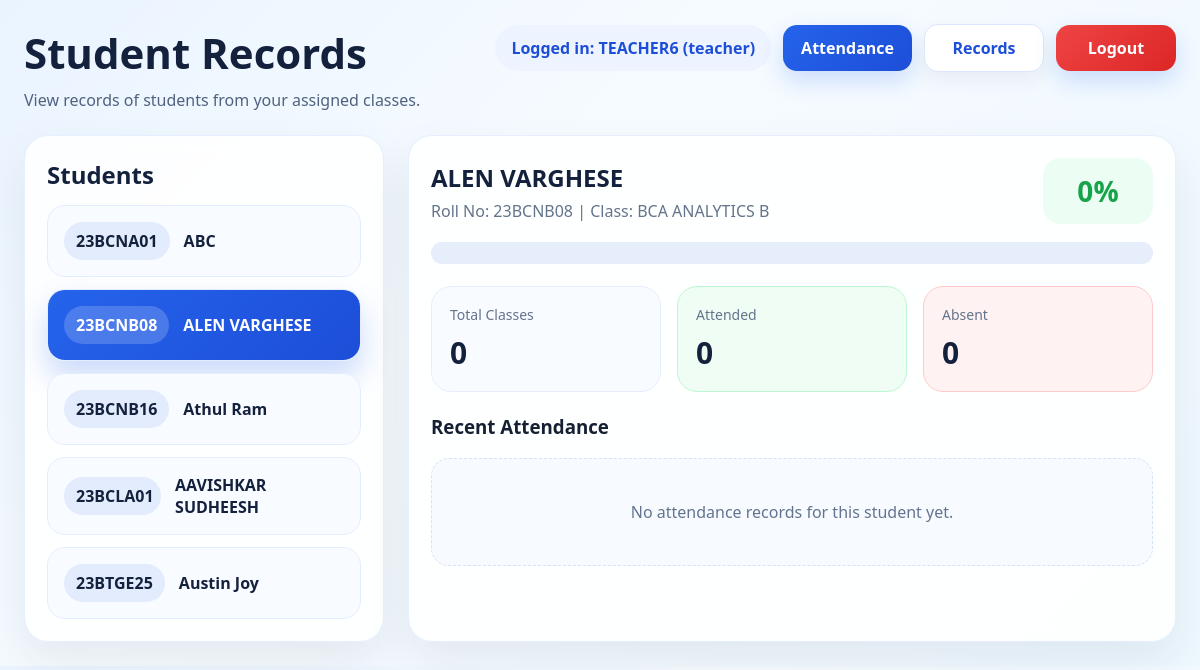
/records?student_id=1 (signed in), run on the app's committed database.
### tables this page shows
CREATE TABLE students (
            id INTEGER PRIMARY KEY AUTOINCREMENT,
            roll_no TEXT UNIQUE NOT NULL,
            name TEXT NOT NULL,
            class_id INTEGER NOT NULL,
            user_id INTEGER UNIQUE,
            FOREIGN KEY(class_id) REFERENCES classes(id),
            FOREIGN KEY(user_id) REFERENCES users(id)
        );

CREATE TABLE classes (
            id INTEGER PRIMARY KEY AUTOINCREMENT,
            class_name TEXT UNIQUE NOT NULL
        );

### app.py (the view, shortened to what this page needs)
@app.route("/records")
@login_required
@role_required("admin", "teacher", "student")
def records():
    conn = get_db()
    role = session.get("role")
    selected_student = None
    recent_rows = []
    students = []
    if role == "admin":
        selected_student_id = request.args.get("student_id", type=int)
        students = conn.execute("""
            SELECT
                s.id,
                s.roll_no,
                s.name,
                c.class_name,
                COALESCE(SUM(CASE WHEN a.status = 'Present' THEN 1 ELSE 0 END), 0) AS present_count,
                COALESCE(SUM(CASE WHEN a.status = 'Absent' THEN 1 ELSE 0 END), 0) AS absent_count,
                COUNT(a.id) AS total_count
            FROM students s
            JOIN classes c ON s.class_id = c.id
            LEFT JOIN attendance a ON a.student_id = s.id
            GROUP BY s.id, s.roll_no, s.name, c.class_name
            ORDER BY c.class_name, s.roll_no
        """).fetchall()
        if selected_student_id is None and students:
            selected_student_id = students[0]["id"]
        if selected_student_id is not None:
            selected_student = conn.execute("""
                SELECT
                    s.id,
                    s.roll_no,
                    s.name,
                    c.class_name,
                    COALESCE(SUM(CASE WHEN a.status = 'Present' THEN 1 ELSE 0 END), 0) AS present_count,
                    COALESCE(SUM(CASE WHEN a.status = 'Absent' THEN 1 ELSE 0 END), 0) AS absent_count,
                    COUNT(a.id) AS total_count
                FROM students s
                JOIN classes c ON s.class_id = c.id
                LEFT JOIN attendance a ON a.student_id = s.id
                WHERE s.id = ?
                GROUP BY s.id, s.roll_no, s.name, c.class_name
            """, (selected_student_id,)).fetchone()
    elif role == "teacher":
        selected_student_id = request.args.get("student_id", type=int)
        students = conn.execute("""
            SELECT
                s.id,
                s.roll_no,
                s.name,
                c.class_name,
                COALESCE(SUM(CASE WHEN a.status = 'Present' THEN 1 ELSE 0 END), 0) AS present_count,
                COALESCE(SUM(CASE WHEN a.status = 'Absent' THEN 1 ELSE 0 END), 0) AS absent_count,
                COUNT(a.id) AS total_count
            FROM students s
            JOIN classes c ON s.class_id = c.id
            JOIN teacher_classes tc ON tc.class_id = c.id
            LEFT JOIN attendance a ON a.student_id = s.id
            WHERE tc.teacher_user_id = ?
            GROUP BY s.id, s.roll_no, s.name, c.class_name
            ORDER BY c.class_name, s.roll_no
        """, (session["user_id"],)).fetchall()
        if selected_student_id is None and students:
            selected_student_id = students[0]["id"]
        if selected_student_id is not None:
            selected_student = conn.execute("""
                SELECT
                    s.id,
                    s.roll_no,
                    s.name,
                    c.class_name,
                    COALESCE(SUM(CASE WHEN a.status = 'Present' THEN 1 ELSE 0 END), 0) AS present_count,
                    COALESCE(SUM(CASE WHEN a.status = 'Absent' THEN 1 ELSE 0 END), 0) AS absent_count,
                    COUNT(a.id) AS total_count
                FROM students s
                JOIN classes c ON s.class_id = c.id
                JOIN teacher_classes tc ON tc.class_id = c.id
                LEFT JOIN attendance a ON a.student_id = s.id
                WHERE tc.teacher_user_id = ?
                  AND s.id = ?
                GROUP BY s.id, s.roll_no, s.name, c.class_name
            """, (session["user_id"], selected_student_id)).fetchone()
    if selected_student:
        recent_rows = conn.execute("""
            SELECT att_date, hour_no, status
            FROM attendance
            WHERE student_id = ?
            ORDER BY att_date DESC, hour_no ASC
            LIMIT 40
        """, (selected_student["id"],)).fetchall()
    conn.close()
    percentage = 0
    if selected_student and selected_student["total_count"] > 0:
        percentage = round(
            (selected_student["present_count"] / selected_student["total_count"]) * 100
        )
    return render_template(
        "records.html",
        students=students,
        selected_student=selected_student,
        recent_rows=recent_rows,
        percentage=percentage,
        current_user=session.get("username"),
        role=role
    )

### app.py (called while the page is built)
def get_db():
    conn = sqlite3.connect(DB_NAME)
    conn.row_factory = sqlite3.Row
    return conn

def login_required(func):
    @wraps(func)
    def wrapper(*args, **kwargs):
        if "user_id" not in session:
            return redirect(url_for("login"))
        return func(*args, **kwargs)
    return wrapper

def role_required(*roles):
    def decorator(func):
        @wraps(func)
        def wrapper(*args, **kwargs):
            if session.get("role") not in roles:
                flash("You are not allowed to access that page.")
                return redirect(url_for("login"))
            return func(*args, **kwargs)
        return wrapper
    return decorator

### templates/records.html (shortened to what this page needs)
<!DOCTYPE html>
<html lang="en">
<head>
    <link rel="stylesheet" href="{{ url_for('static', filename='style.css') }}">
</head>
<body>
    <div class="page-shell">
        <header class="topbar">
            <div>
                <h1>Student Records</h1>
                <p class="subtitle">
                    {% if role == 'admin' %}
                        View all student records.
                    {% elif role == 'teacher' %}
                        View records of students from your assigned classes.
                    {% else %}
                        Your attendance record.
                    {% endif %}
                </p>
            </div>
            <nav class="top-actions">
                <span class="user-pill">Logged in: {{ current_user }} ({{ role }})</span>
                {% if role == 'admin' %}
                    <a class="nav-link" href="{{ url_for('admin_dashboard') }}">Admin</a>
                {% elif role == 'teacher' %}
                    <a class="nav-link" href="{{ url_for('teacher_attendance') }}">Attendance</a>
                {% endif %}
                <a class="nav-link secondary" href="{{ url_for('records') }}">Records</a>
                <a class="nav-link danger-link" href="{{ url_for('logout') }}">Logout</a>
            </nav>
        </header>
        <section class="records-layout">
            <aside class="panel student-list-panel">
                <h2>{% if role == 'student' %}Student{% else %}Students{% endif %}</h2>
                {% if students %}
                    <div class="student-list">
                        {% for student in students %}
                            {% if role == 'student' %}
                                <div class="student-item active-student">
                                    <div class="student-roll">{{ student["roll_no"] }}</div>
                                    <div class="student-name">{{ student["name"] }}</div>
                                </div>
                            {% else %}
                                <a
                                    href="{{ url_for('records', student_id=student['id']) }}"
                                    class="student-item {% if selected_student and selected_student['id'] == student['id'] %}active-student{% endif %}"
                                >
                                    <div class="student-roll">{{ student["roll_no"] }}</div>
                                    <div class="student-name">{{ student["name"] }}</div>
                                </a>
                            {% endif %}
                        {% endfor %}
                    </div>
                {% else %}
                    <div class="empty-state">
                        <p>No students found.</p>
                    </div>
                {% endif %}
            </aside>
            <main class="panel details-panel">
                {% if selected_student %}
                    <div class="detail-header">
                        <div>
                            <h2>{{ selected_student["name"] }}</h2>
                            <p class="muted-text">Roll No: {{ selected_student["roll_no"] }} | Class: {{ selected_student["class_name"] }}</p>
                        </div>
                        <div class="percentage-badge">{{ percentage }}%</div>
                    </div>
                    <div class="progress-track">
                    </div>
                    <div class="stats-grid">
                        <div class="stat-card">
                            <span class="stat-label">Total Classes</span>
                            <span class="stat-value">{{ selected_student["total_count"] }}</span>
                        </div>
                        <div class="stat-card present-card">
                            <span class="stat-label">Attended</span>
                            <span class="stat-value">{{ selected_student["present_count"] }}</span>
                        </div>
                        <div class="stat-card absent-card">
                            <span class="stat-label">Absent</span>
                            <span class="stat-value">{{ selected_student["absent_count"] }}</span>
                        </div>
                    </div>
                    <div class="history-panel">
                        <h3>Recent Attendance</h3>
                        {% if recent_rows %}
                            <table class="mini-table">
                                <thead>
                                    <tr>
                                        <th>Date</th>
                                        <th>Hour</th>
                                        <th>Status</th>
                                    </tr>
                                </thead>
                                <tbody>
                                    {% for row in recent_rows %}
                                    <tr>
                                        <td>{{ row["att_date"] }}</td>
                                        <td>H{{ row["hour_no"] }}</td>
                                        <td>
                                            <span class="mini-status {% if row['status'] == 'Present' %}mini-present{% else %}mini-absent{% endif %}">
                                                {{ row["status"] }}
                                            </span>
                                        </td>
                                    </tr>
                                    {% endfor %}
                                </tbody>
                            </table>
                        {% else %}
                            <div class="empty-state">
                                <p>No attendance records for this student yet.</p>
                            </div>
                        {% endif %}
                    </div>
                {% else %}
                    <div class="empty-state">
                        <p>Select a student to view details.</p>
                    </div>
                {% endif %}
            </main>
        </section>
    </div>
</body>
</html>

### static/style.css (style rules this page uses)
* { box-sizing: border-box; }
body { margin: 0; font-family: "Segoe UI", Arial, sans-serif; background: linear-gradient(135deg, #eaf4ff 0%, #f6fbff 40%, #eef8ff 100%); color: #162033; }
.page-shell { max-width: 1400px; margin: 0 auto; padding: 24px; }
.topbar { display: flex; justify-content: space-between; align-items: flex-start; gap: 16px; margin-bottom: 24px; }
.topbar h1 { margin: 0 0 8px; font-size: 42px; font-weight: 800; color: #14213d; }
.subtitle { margin: 0; color: #50627f; font-size: 16px; }
.top-actions { display: flex; gap: 12px; flex-wrap: wrap; align-items: center; }
.user-pill { padding: 12px 16px; border-radius: 999px; background: #eef4ff; color: #1d4ed8; font-weight: 700; }
.nav-link { display: inline-flex; align-items: center; justify-content: center; min-width: 120px; padding: 12px 18px; border-radius: 14px; text-decoration: none; color: white; background: linear-gradient(135deg, #2563eb, #1d4ed8); box-shadow: 0 10px 24px rgba(37, 99, 235, 0.2); font-weight: 700; }
.nav-link.secondary { background: white; color: #1d4ed8; border: 1px solid #dbe7ff; box-shadow: 0 8px 20px rgba(15, 23, 42, 0.06); }
.nav-link.danger-link { background: linear-gradient(135deg, #ef4444, #dc2626); color: white; }
.panel { background: rgba(255, 255, 255, 0.88); border: 1px solid rgba(220, 232, 255, 0.7); backdrop-filter: blur(10px); border-radius: 24px; box-shadow: 0 20px 45px rgba(22, 32, 51, 0.08); padding: 22px; }
.form-card h2, .table-header h2, .student-list-panel h2, .details-panel h2, .panel h2 { margin-top: 0; margin-bottom: 14px; color: #14213d; }
.empty-state { padding: 26px; text-align: center; color: #62748f; background: #f7fbff; border: 1px dashed #d6e3f7; border-radius: 18px; }
.records-layout { display: grid; grid-template-columns: 360px 1fr; gap: 24px; }
.student-list { display: flex; flex-direction: column; gap: 12px; }
.student-item { display: flex; gap: 14px; align-items: center; text-decoration: none; padding: 16px; border-radius: 18px; background: #f8fbff; border: 1px solid #e4edff; color: #14213d; transition: transform 0.15s ease, box-shadow 0.15s ease, border-color 0.15s ease; }
.active-student { background: linear-gradient(135deg, #2563eb, #1d4ed8); color: white; box-shadow: 0 16px 30px rgba(37, 99, 235, 0.24); }
.student-roll { min-width: 82px; padding: 8px 12px; border-radius: 999px; background: rgba(37, 99, 235, 0.1); font-weight: 800; text-align: center; }
.active-student .student-roll { background: rgba(255, 255, 255, 0.18); color: white; }
.student-name { font-weight: 700; }
.detail-header { display: flex; justify-content: space-between; align-items: center; gap: 16px; margin-bottom: 18px; }
.detail-header h2 { margin-bottom: 6px; }
.muted-text { color: #64748b; margin: 0; }
.percentage-badge { min-width: 110px; text-align: center; font-size: 28px; font-weight: 800; color: #16a34a; background: #ecfdf3; border-radius: 18px; padding: 14px 16px; }
.progress-track { width: 100%; height: 22px; background: #e6eefc; border-radius: 999px; overflow: hidden; margin-bottom: 22px; }
.stats-grid { display: grid; grid-template-columns: repeat(3, minmax(170px, 1fr)); gap: 16px; margin-bottom: 22px; }
.stat-card { padding: 18px; border-radius: 20px; background: #f8fbff; border: 1px solid #e6eefc; }
.present-card { background: #f0fdf4; border-color: #bbf7d0; }
.absent-card { background: #fef2f2; border-color: #fecaca; }
.stat-label { display: block; color: #64748b; margin-bottom: 8px; font-size: 14px; }
.stat-value { display: block; font-size: 30px; font-weight: 800; color: #14213d; }
.history-panel h3 { margin-top: 0; }

### data on the page
students: roll_no "23BCNA01", name "ABC"
students: roll_no "23BCNB08", name "ALEN VARGHESE"
students: roll_no "23BCNB16", name "Athul Ram"
students: roll_no "23BCLA01", name "AAVISHKAR SUDHEESH"
students: roll_no "23BTGE25", name "Austin Joy"
classes: class_name "BCA ANALYTICS B"

### other printed values
{{ current_user }} "TEACHER6"
{{ role }} "teacher"
{{ percentage }} "0"
{{ selected_student["total_count"] }} "0"
{{ selected_student["present_count"] }} "0"
{{ selected_student["absent_count"] }} "0"
